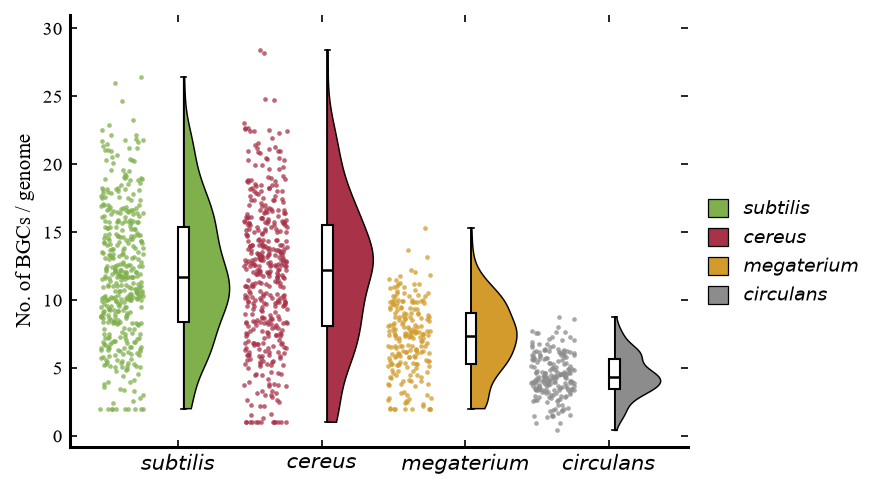

Here is the Python script that generated this plot:
# -*- coding: utf-8 -*-
"""案例5 - Nature 云雨图: 4组 抖动散点(左) + 半小提琴(右) + 白底窄箱线。
参考：同类期刊常见的「云雨图」版式 — subtilis/cereus/megaterium/circulans, Y=0-30（详见同名 case 卡）。"""
import sys, os
HERE = os.path.dirname(os.path.abspath(__file__))
sys.path.insert(0, os.path.join(HERE, 'lib'))
from paper_style import *

import numpy as np
import matplotlib.pyplot as plt
from scipy.stats import gaussian_kde
from matplotlib.patches import Patch

set_style()


def half_violin(ax, x0, vals, color, width=0.34, side=1):
    """竖直半小提琴: 从 x0 向 side 方向展开 KDE 填充多边形。"""
    k = gaussian_kde(vals)
    grid = np.linspace(vals.min(), vals.max(), 140)
    w = width * k(grid) / k(grid).max()
    xs = np.concatenate([[x0], x0 + side * w, [x0]])
    ys = np.concatenate([[grid[0]], grid, [grid[-1]]])
    ax.fill(xs, ys, facecolor=color, edgecolor='black', lw=0.7, zorder=2)


def slim_box(ax, x0, vals, width=0.075):
    """白底窄箱线 + 通体须线, 叠在半小提琴中轴上。"""
    ax.boxplot(vals, positions=[x0], widths=width, whis=(0, 100),
               patch_artist=True,
               boxprops=dict(facecolor='white', edgecolor='black', lw=1.0),
               medianprops=dict(color='black', lw=1.2),
               whiskerprops=dict(color='black', lw=0.8),
               capprops=dict(color='black', lw=0.8),
               showfliers=False, zorder=3)


groups = ['subtilis', 'cereus', 'megaterium', 'circulans']
colors = ['#7FB04C', '#A83248', '#D29B2C', '#8C8C8C']
ns = [420, 430, 210, 200]
r = rng(5)
data = [r.normal(12.0, 5.2, ns[0]).clip(2, 30),
        r.normal(11.6, 5.4, ns[1]).clip(1, 28.5),
        r.normal(7.0, 2.8, ns[2]).clip(2, 17.5),
        r.normal(4.3, 1.8, ns[3]).clip(0.4, 9.5)]

fig, ax = plt.subplots(figsize=cm2in(13.5, 9.5))
for i, (g, d) in enumerate(zip(groups, data)):
    xc = i * 1.0
    # 左侧抖动散点
    jit = rng(50 + i).uniform(-0.24, 0.06, len(d))
    ax.scatter(xc - 0.30 + jit, d, s=5, color=colors[i], alpha=0.75,
               linewidths=0, zorder=2)
    # 右侧半小提琴 + 中轴窄箱线
    x0 = xc + 0.04
    half_violin(ax, x0, d, colors[i], width=0.32, side=1)
    slim_box(ax, x0, d)

ax.set_xticks(np.arange(len(groups)))
ax.set_xticklabels([r'$\bf{\it{%s}}$' % g for g in groups], fontsize=10)
ax.set_xlim(-0.75, 3.55)
ax.set_ylim(-0.8, 31)
ax.set_yticks([0, 5, 10, 15, 20, 25, 30])
ax.set_ylabel('No. of BGCs / genome', fontsize=10)
ax.tick_params(axis='y', labelsize=9)
despine(ax)

handles = [Patch(facecolor=c, edgecolor='black', lw=0.6) for c in colors]
ax.legend(handles, [r'$\bf{\it{%s}}$' % g for g in groups], loc='center left',
          bbox_to_anchor=(1.02, 0.45), frameon=False, fontsize=9,
          handlelength=1.1, handleheight=1.1, borderaxespad=0)

save(fig, 'case_seg005.png')
